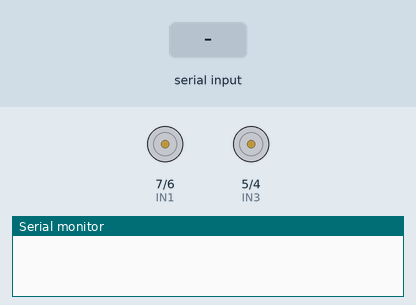
Bench run of a sketch on a simulated Arduino Uno, built with avr-gcc and run on an emulated ATmega328P. Parts: motor-driver pin pairs drawn as motors (green arrow = first pin HIGH = forward, orange = second pin HIGH = backward, longer = more drive, scaled by the enable pin), the last lines printed to the serial monitor. The test bench sets the inputs (shaded band).

Above: at 1.2 s.
1.3 s: "R" received over Serial
At 1.6 s:
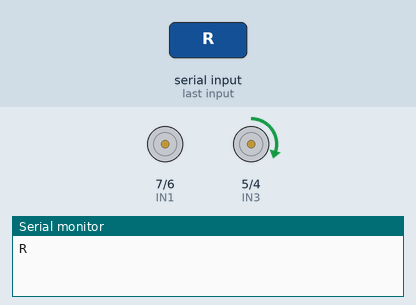
At 2.9 s:
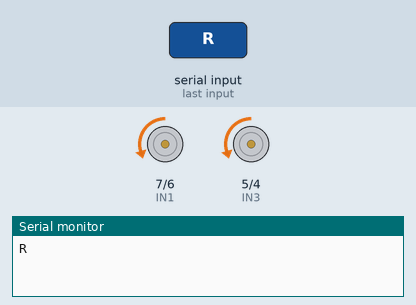
3.4 s: "L" received over Serial
At 3.7 s:
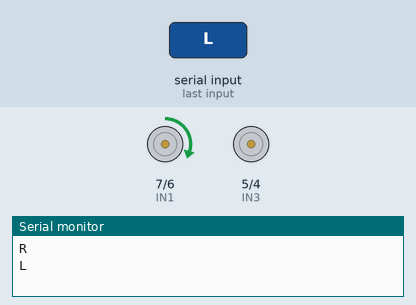
Timing chart, 0 to 6.4 s (numbered marks = the images above; inputs shaded):
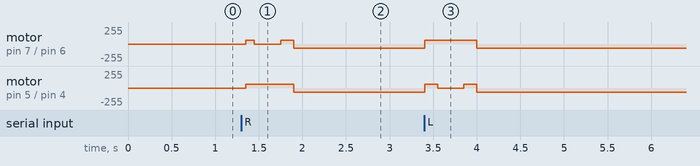

Measured:
- after the input at 1.3 s, motor on pin 7 (IN1) / pin 6 (IN2): stopped → forward 60/255 after 0.05 s, → stopped 0.10 s later, → forward 60/255 0.30 s later, → backward 60/255 0.15 s later; motor on pin 5 (IN3) / pin 4 (IN4): stopped → forward 60/255 after 0.05 s, → backward 60/255 0.55 s later
- after the input at 3.4 s, motor on pin 7 (IN1) / pin 6 (IN2): backward 60/255 → forward 60/255 at once, → backward 60/255 0.60 s later; motor on pin 5 (IN3) / pin 4 (IN4): backward 60/255 → forward 60/255 at once, → stopped 0.15 s later, → forward 60/255 0.30 s later, → backward 60/255 0.15 s later

The sketch:

Slave_car.ino
```cpp
#define IN1 7
#define IN2 6
#define IN3 5
#define IN4 4
#define ENA 9
#define ENB 10
int distance = 0;


void setup() {
  // put your setup code here, to run once:
pinMode(IN1,OUTPUT);
pinMode(IN2,OUTPUT);
pinMode(IN3,OUTPUT);
pinMode(IN4,OUTPUT);
pinMode(ENA,OUTPUT);
pinMode(ENB,OUTPUT);

Serial.begin(9600);

}

void loop() {
  int distanceRight = 0;
  int distanceLeft = 0;
  delay(50);

 while(Serial.available()>0)
  {

    char v = Serial.read();

    if(v == 'R')
    {
      Serial.println(v);

       backward();
       delay(100);
      TurnRight();
      delay(150);
      forward();


    }
      else if (v =='L')
      {
        Serial.println(v);

       backward();
       delay(150);
      TurnLeft();
      delay(150);
      forward();


      }

    else
   {
      delay(150);
      forward();
   }


}
}


void backward()
{

  analogWrite(ENA, 60);
  analogWrite(ENB, 60);

  digitalWrite(IN1,HIGH);
  digitalWrite(IN2,LOW);
  digitalWrite(IN3,HIGH);
  digitalWrite(IN4,LOW);

}
void forward()
{


  analogWrite(ENA, 60);
  analogWrite(ENB, 60);

  digitalWrite(IN1,LOW);
  digitalWrite(IN2,HIGH);
  digitalWrite(IN3,LOW);
  digitalWrite(IN4,HIGH);

}

void TurnLeft()
{
  analogWrite(ENA,60);
  analogWrite(ENB,60);

  digitalWrite(IN1,HIGH);
  digitalWrite(IN2,LOW);
  digitalWrite(IN3,LOW);
  digitalWrite(IN4,LOW);

  delay(300);

  digitalWrite(IN1,HIGH);
  digitalWrite(IN2,LOW);
  digitalWrite(IN3,HIGH);
  digitalWrite(IN4,LOW);

}

void TurnRight()
{
  analogWrite(ENA, 60);
  analogWrite(ENB, 60);

  digitalWrite(IN1,LOW);
  digitalWrite(IN2,LOW);
  digitalWrite(IN3,HIGH);
  digitalWrite(IN4,LOW);

  delay(300);

  digitalWrite(IN1,HIGH);
  digitalWrite(IN2,LOW);
  digitalWrite(IN3,HIGH);
  digitalWrite(IN4,LOW);

}
void movestop()
{
  digitalWrite(IN1,LOW);
  digitalWrite(IN2,LOW);
  digitalWrite(IN3,LOW);
  digitalWrite(IN4,LOW);
}
```
